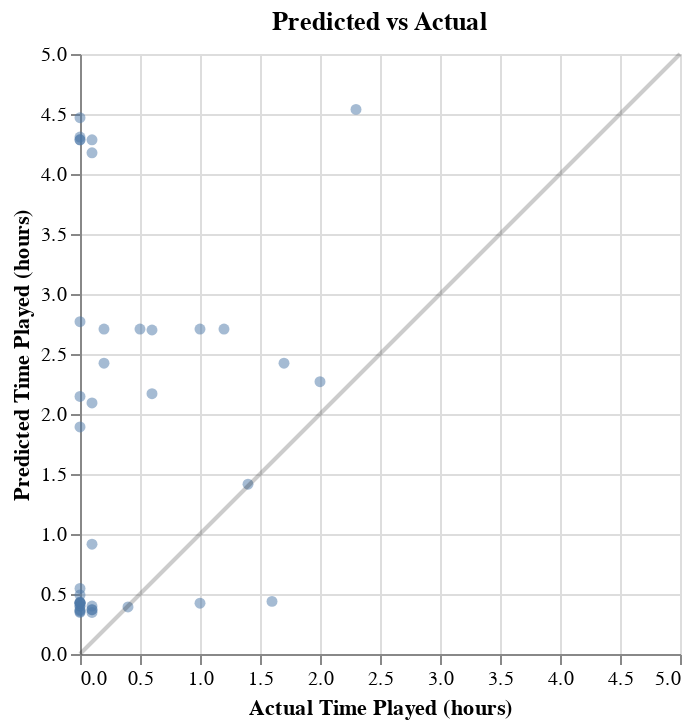

Notebook code for this chart:
### Code cell
restricted_predicted_vs_actual_chart = (
    alt.Chart(predicted_vs_actual)
    .transform_filter("(datum.actual <= 5) && (datum.predicted <= 5)")
    .mark_circle(opacity=0.5)
    .encode(
        x=alt.X("actual:Q", title='Actual Time Played (hours)',
                scale=alt.Scale(domain=[0,5])),
        y=alt.Y("predicted:Q", title="Predicted Time Played (hours)",
                scale=alt.Scale(domain=[0,5]))
    )
    .properties(
        title="Predicted vs Actual",
        width=300,
        height=300
    )
)
line_data = pd.DataFrame({
    'actual': [0, 5],
    'predicted': [0, 5]
})
restricted_line = (
    alt.Chart(line_data)
    .transform_filter("(datum.actual <= 5) && (datum.predicted <= 5)")
    .mark_line(color="black", opacity=0.2)
    .encode(
        x=alt.X("actual:Q", scale=alt.Scale(domain=[0,5])),
        y=alt.Y("actual:Q", scale=alt.Scale(domain=[0,5]))
    )
)

restricted_predicted_vs_actual_chart + restricted_line

### Figure 1 — Vega-Lite specification as saved in the notebook (floating-point values rounded to 4 significant figures)
{"config": {"view": {"continuousWidth": 300, "continuousHeight": 300}}, "layer": [{"data": {"name": "data-4cc5b3a1e48d2ab9c3067a82fa9e6826"}, "mark": {"type": "circle", "opacity": 0.5}, "encoding": {"x": {"field": "actual", "scale": {"domain": [0, 5]}, "title": "Actual Time Played (hours)", "type": "quantitative"}, "y": {"field": "predicted", "scale": {"domain": [0, 5]}, "title": "Predicted Time Played (hours)", "type": "quantitative"}}, "title": "Predicted vs Actual", "transform": [{"filter": "(datum.actual <= 5) && (datum.predicted <= 5)"}]}, {"data": {"name": "data-82c2c2fde9984f23df90767158fdfe8b"}, "mark": {"type": "line", "color": "black", "opacity": 0.2}, "encoding": {"x": {"field": "actual", "scale": {"domain": [0, 5]}, "type": "quantitative"}, "y": {"field": "actual", "scale": {"domain": [0, 5]}, "type": "quantitative"}}, "transform": [{"filter": "(datum.actual <= 5) && (datum.predicted <= 5)"}]}], "height": 300, "width": 300, "$schema": "https://vega.github.io/schema/vega-lite/v5.20.1.json", "datasets": {"data-4cc5b3a1e48d2ab9c3067a82fa9e6826": [{"actual": 0.5, "predicted": 2.708}, {"actual": 0.0, "predicted": 18.08}, {"actual": 0.0, "predicted": 0.3615}, {"actual": 0.0, "predicted": 0.5462}, {"actual": 0.1, "predicted": 0.3692}, {"actual": 0.0, "predicted": 0.4231}, {"actual": 0.6, "predicted": 2.169}, {"actual": 0.1, "predicted": 0.9154}, {"actual": 0.1, "predicted": 4.285}, {"actual": 0.0, "predicted": 0.4923}, {"actual": 0.0, "predicted": 8.085}, {"actual": 0.1, "predicted": 34.58}, {"actual": 0.0, "predicted": 0.3462}, {"actual": 0.0, "predicted": 2.769}, {"actual": 0.0, "predicted": 0.4308}, {"actual": 0.0, "predicted": 4.308}, {"actual": 1.4, "predicted": 1.415}, {"actual": 0.1, "predicted": 0.3462}, {"actual": 0.1, "predicted": 2.092}, {"actual": 1.0, "predicted": 0.4231}, {"actual": 2.0, "predicted": 2.269}, {"actual": 0.2, "predicted": 2.423}, {"actual": 2.3, "predicted": 4.538}, {"actual": 0.0, "predicted": 0.4308}, {"actual": 1.2, "predicted": 2.708}, {"actual": 0.1, "predicted": 0.3692}, {"actual": 0.0, "predicted": 0.4231}, {"actual": 0.1, "predicted": 18.05}, {"actual": 0.1, "predicted": 0.4}, {"actual": 1.0, "predicted": 2.708}, {"actual": 0.0, "predicted": 1.892}, {"actual": 17.2, "predicted": 4.469}, {"actual": 1.7, "predicted": 2.423}, {"actual": 0.0, "predicted": 4.469}, {"actual": 0.6, "predicted": 2.7}, {"actual": 0.0, "predicted": 0.4}, {"actual": 32.0, "predicted": 4.554}, {"actual": 0.0, "predicted": 0.3692}, {"actual": 0.1, "predicted": 4.177}, {"actual": 0.0, "predicted": 4.285}, {"actual": 0.0, "predicted": 0.4}, {"actual": 0.2, "predicted": 2.708}, {"actual": 0.0, "predicted": 0.3538}, {"actual": 150.0, "predicted": 4.308}, {"actual": 0.0, "predicted": 2.146}, {"actual": 0.0, "predicted": 0.4231}, {"actual": 0.0, "predicted": 4.285}, {"actual": 0.4, "predicted": 0.3923}, {"actual": 1.6, "predicted": 0.4385}], "data-82c2c2fde9984f23df90767158fdfe8b": [{"actual": 0, "predicted": 0}, {"actual": 5, "predicted": 5}]}}
